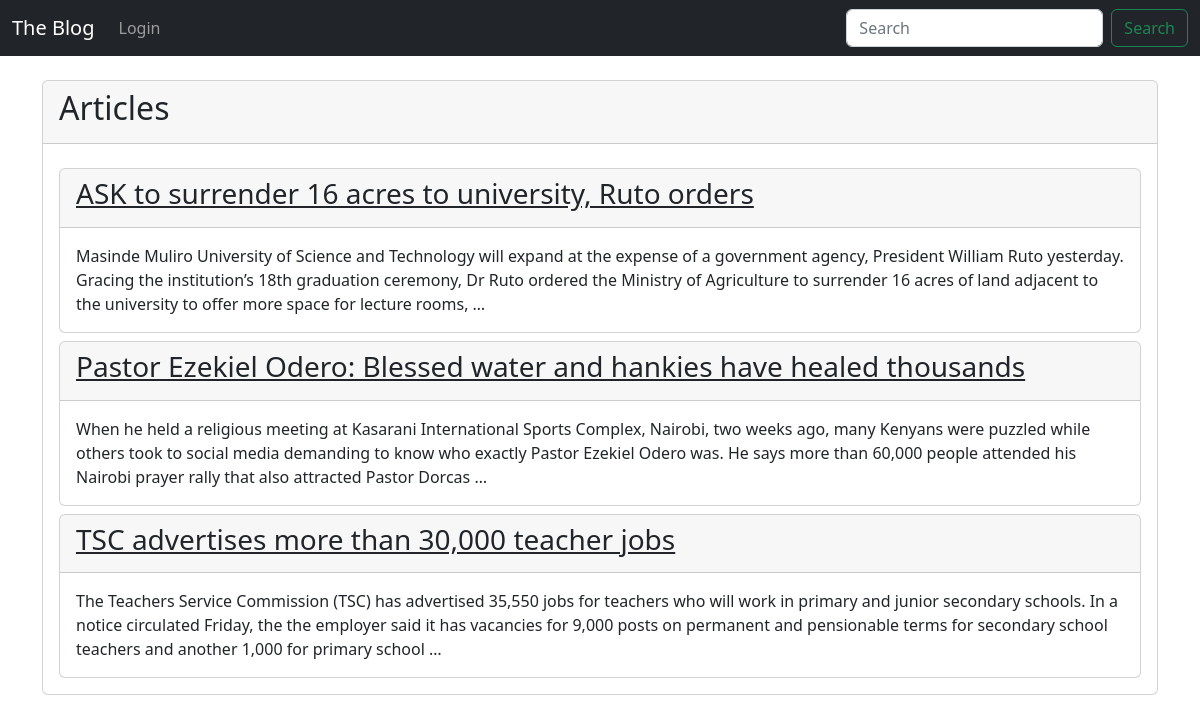
The app's page /, older data.
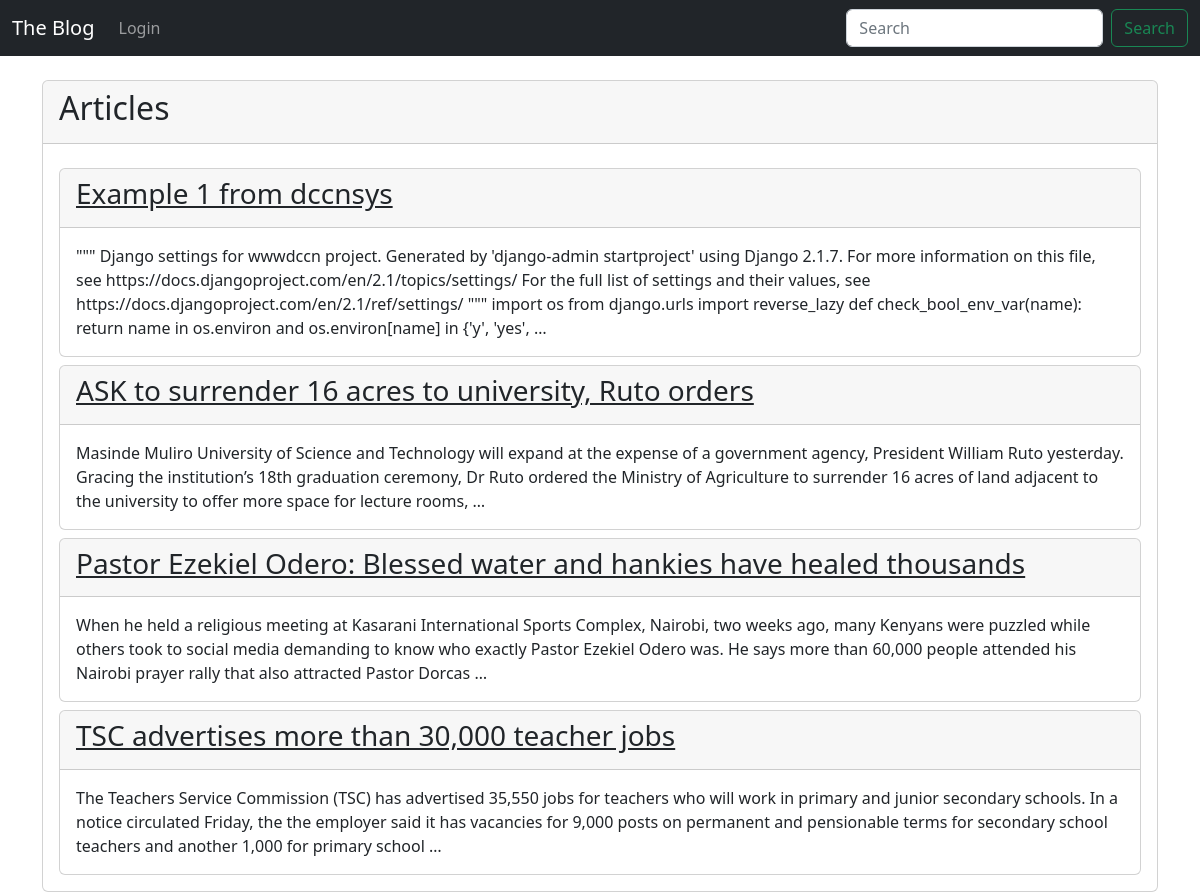
The same page, newer data.
### theblog/models.py (models this page shows, shortened)
class Post(models.Model):
    title = models.CharField(max_length=255)
    author = models.ForeignKey(User, on_delete=models.CASCADE)
    slug = models.CharField(max_length=255)
    body = RichTextField()
    id = models.UUIDField(default=uuid.uuid4, primary_key=True, unique=True, editable=False)
    created_at = models.DateTimeField(auto_now_add=True)
    class Meta:
        ordering = ('-created_at',)

### theblog/views.py (the view)
# urls.py: path('', HomeView.as_view(), name="home"),
class HomeView(ListView):
    model = Post
    template_name = 'home.html'
    queryset = Post.objects.all()

### theblog/templates/home.html (shortened to what this page needs)
{% extends 'base.html' %} {% block content %}
<div class="card mt-4">
  <div class="card-header d-flex justify-content-between">
    <h2>Articles</h2>
  </div>
  <div class="card-body">
    {% for post in object_list %}
    <div class="card mt-2">
      <div class="card-header">
        <h3>
          <a
            class="text-dark"
            href="{% url 'article_detail' post.slug post.id %}"
            >{{ post.title}}</a
          >
        </h3>
      </div>
      <div class="card-body">{{ post.body | truncatewords:50 }}</div>
    </div>
    {% endfor %}
  </div>
</div>
{% endblock %}

Row changes from the older to the newer data that the page shows:
added Post: title "Example 1 from dccnsys", body "\"\"\" Django settings for wwwdccn project. Generated by 'django-admin startproject' using Django 2.1.7. For more information on this file, see https://docs.djangoproject.com/en/2.1/topics/settings/ For the full list of settings and their values, see https://docs.djangoproject.com/en/2.1/ref/settings/ \"\"\" import os from django.urls import reverse_lazy def check_bool_env_var(name): return name in os.environ and os.environ[name] in {'y', 'yes', …"
